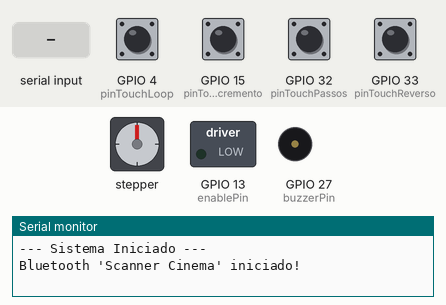
Bench run of a sketch on a simulated ESP32. On the bench: stepper motor, switched loads named in the sketch (green lamp = pin HIGH), buzzer (waves = sounding, pin HIGH), the last lines printed to the serial monitor. The test bench sets the inputs (shaded band); at power-on: GPIO 4 (pinTouchLoop), GPIO 15 (pinTouchIncremento), GPIO 32 (pinTouchPassos), GPIO 33 (pinTouchReverso) HIGH. USB keyboard and mouse output is not drawn; stepper angles assume 200 steps per turn.

Above: at 1.7 s.
1.8 s: GPIO 4 (pinTouchLoop) pulled LOW for 0.15 s
At 2.95 s:
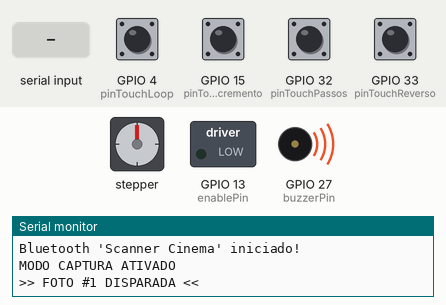
4.9 s: "90,45\n" received over Serial
7.9 s: GPIO 32 (pinTouchPassos) pulled LOW for 1 s
11.0 s: GPIO 32 (pinTouchPassos) pulled LOW for 0.15 s
At 12.7 s:
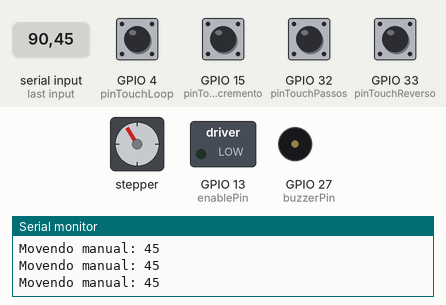
13.3 s: GPIO 4 (pinTouchLoop) pulled LOW for 1 s
At 16.7 s:
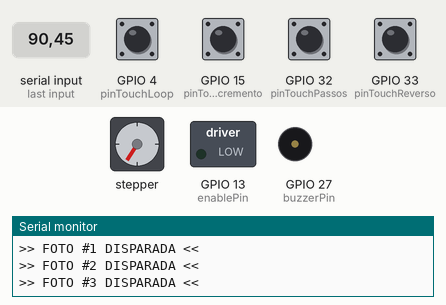
16.8 s: "30,150\n" received over Serial
At 18.25 s:
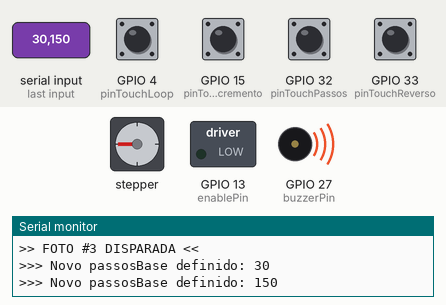
Timing chart, 0 to 23.2 s (numbered marks = the images above; inputs shaded):
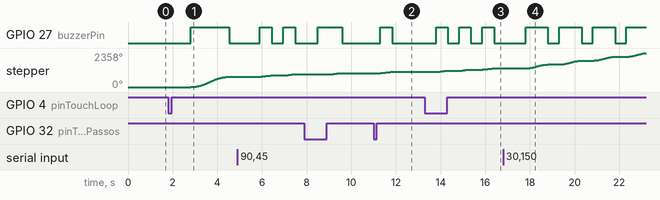

Measured:
- after the input at 1.8 s, GPIO 27 (buzzerPin): LOW → HIGH after 1.0 s, → LOW 1.7 s later; stepper: keeps turning clockwise at about 414°/s, starting after 1.0 s
- after the input at 11.0 s, GPIO 27 (buzzerPin): LOW → HIGH after 0.30 s, → LOW 0.54 s later; stepper: turns 81° clockwise in 0.54 s, starting after 0.30 s
- after the input at 13.3 s, GPIO 27 (buzzerPin): alternates HIGH for 0.53 s and LOW for 0.50 s, starting after 0.50 s; stepper: turns 81° clockwise in 0.53 s, then 81° clockwise in 0.53 s, then 81° clockwise in 0.53 s
- after the input at 16.8 s, GPIO 27 (buzzerPin): alternates HIGH for 1.0 s and LOW for 0.50 s, starting after 1.0 s

The sketch:

35mm_Stepper_ESP32.ino
```cpp
#include <AccelStepper.h>
#include <BleKeyboard.h>

// --- CONFIGURAÇÃO BLUETOOTH ---
BleKeyboard bleKeyboard("Scanner Cinema", "Maker", 100);
int contadorFotos = 0;

// --- LADO A DO BARRAMENTO (Motor e Buzzer) ---
const int stepPin = 12;
const int dirPin = 14;
const int enablePin = 13;
const int buzzerPin = 27;

// --- LADO B DO BARRAMENTO (Sensores Touch) ---
const int pinTouchPassos = 32;
const int pinTouchReverso = 33;
const int pinTouchLoop = 4;
const int pinTouchIncremento = 15;

// Configurações
const int threshold = 40;
int passosBase = 400;
int direcao = 1;
bool emLoop = false;
unsigned long delayCaptura = 500; // Aumentado levemente para dar tempo do foco da câmera

AccelStepper stepper(1, stepPin, dirPin);

// --- FUNÇÃO DISPARAR FOTO ---
void dispararFoto() {
  if (bleKeyboard.isConnected()) {
    contadorFotos++;
    Serial.printf(">> FOTO #%d DISPARADA <<\n", contadorFotos);
    bleKeyboard.write(KEY_MEDIA_VOLUME_UP);
  } else {
    Serial.println("Erro: Bluetooth desconectado. Aguardando pareamento...");
  }
}

void setup() {
  Serial.begin(115200);
  delay(500);
  Serial.println("--- Sistema Iniciado ---");

  bleKeyboard.begin();
  Serial.println("Bluetooth 'Scanner Cinema' iniciado!");

  pinMode(buzzerPin, OUTPUT);
  pinMode(enablePin, OUTPUT);
  digitalWrite(enablePin, LOW);

  stepper.setMaxSpeed(1000);
  stepper.setAcceleration(500);
}

void loop() {
  verificarSerial();

  // Lógica do Buzzer: HIGH enquanto houver passos para percorrer
  if (stepper.distanceToGo() != 0) {
    digitalWrite(buzzerPin, HIGH);
  } else {
    digitalWrite(buzzerPin, LOW);
  }

  // 1. Pino 15: Incrementa a quantidade de passos
  if (touchRead(pinTouchIncremento) < threshold) {
    passosBase += 200;
    Serial.print("Passos incrementados: "); Serial.println(passosBase);
    pararLoop();
    delay(300);
  }

  // 2. Pino 33: Inverte a direção
  if (touchRead(pinTouchReverso) < threshold) {
    direcao *= -1;
    Serial.println(direcao == 1 ? "Direcao: Horario" : "Motor em reverso");
    pararLoop();
    delay(300);
  }

  // 3. Pino 32: Gira os passos definidos manualmente
  if (touchRead(pinTouchPassos) < threshold) {
    Serial.print("Movendo manual: "); Serial.println(passosBase);
    stepper.move(passosBase * direcao);
    pararLoop();
    delay(300);
  }

  // 4. Pino 4: Ativa o Loop de Captura
  if (touchRead(pinTouchLoop) < threshold) {
    if (!emLoop) {
      Serial.println("MODO CAPTURA ATIVADO");
      emLoop = true;
      delay(500);
    }
  }

  if (emLoop) {
    executarCicloCaptura();
  }

  stepper.run();
}

void verificarSerial() {
  if (Serial.available() > 0) {
    int novoValor = Serial.parseInt();
    if (novoValor > 0) {
      passosBase = novoValor;
      Serial.print(">>> Novo passosBase definido: "); Serial.println(passosBase);
    }
  }
}

void executarCicloCaptura() {
  // Só age se o motor estiver parado
  if (stepper.distanceToGo() == 0) {
    static unsigned long tempoAnterior = 0;
    static bool esperando = false;

    if (!esperando) {
      dispararFoto(); // Chama a lógica Bluetooth
      esperando = true;
      tempoAnterior = millis();
    }

    // Espera o delayCaptura após a foto para mover o motor novamente
    if (millis() - tempoAnterior >= delayCaptura) {
      stepper.move(passosBase * direcao);
      esperando = false;
    }
  }
}

void pararLoop() {
  if (emLoop) {
    emLoop = false;
    Serial.println("Loop interrompido.");
    stepper.stop();
    contadorFotos = 0; // Reseta contador ao parar
  }
}
```
